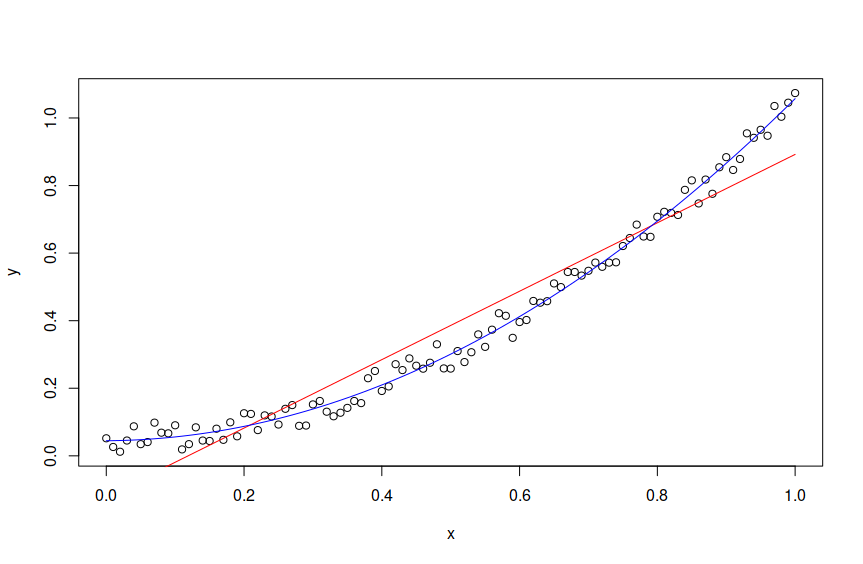

Source code (R):
x <- seq(0, 1, 0.01)
y <- x^2 + runif(101) / 10

#fit first degree polynomial equation:
fit  <- lm(y~x)
#second degree
fit2 <- lm(y~poly(x,2,raw=TRUE))
#third degree
fit3 <- lm(y~poly(x,3,raw=TRUE))
#fourth degree
fit4 <- lm(y~poly(x,4,raw=TRUE))
#generate range of 50 numbers starting from 30 and ending at 160
xx <- seq(0, 1, 0.01)
plot(x,y)
lines(xx, predict(fit, data.frame(x=xx)), col="red")
lines(xx, predict(fit2, data.frame(x=xx)), col="blue")
